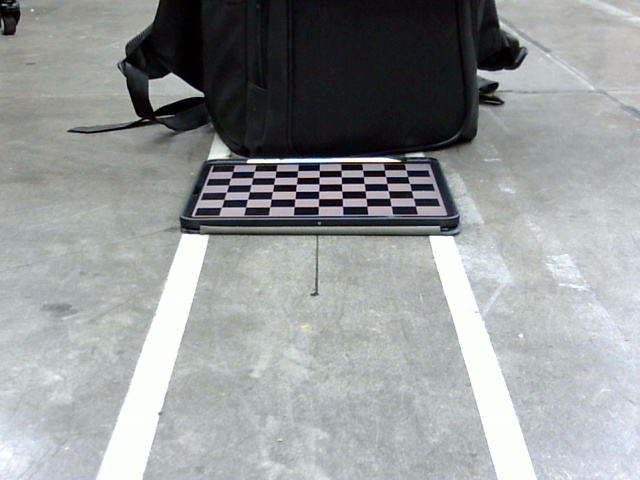
#> input picture 0.jpg, 640 x 480 px, given in place of the camera
$ python main.py
#> lines starting #> are read from the running program, lines starting #| are printed output that depends on the picture; after the words box and inside, x2 and y2 are one past the last pixel; in counts of white or black regions, pixels touching at a corner belong together
### function.py
import cv2
import time
import numpy as np
import math
import pickle
def perspective_warp(img, src, dst):
    img_size = (1280,720)
    # Given src and dst points, calculate the perspective transform matrix
    M = cv2.getPerspectiveTransform(src, dst)
    # Warp the image using OpenCV warpPerspective()
    warped = cv2.warpPerspective(img, M, img_size)
    return warped

# [7 lines left out: function inv_perspective_warp, not called in this run]
def point_warp(point, M):
    # convert the point to homogeneous coordinates
    homo = np.array([point[0], point[1], 1]).reshape(-1, 1)
    # apply perspective transform to the point
    warped_point_homo = M @ homo
    warped_point = (warped_point_homo[:2] / warped_point_homo[2]).astype(int)
    return warped_point

def draw_lines(img, lines, color = [255, 0, 0], thickness = 2):
    """Utility for drawing lines."""
    if lines is not None:
        for line in lines:
            for x1,y1,x2,y2 in line:
                cv2.line(img, (x1, y1), (x2, y2), color, thickness)
def separate_left_right_lines(lines,imgMid):
    """Separate left and right lines depending on the slope."""
    left_lines = []
    right_lines = []
    if lines is not None:
        for line in lines:
            for x1, y1, x2, y2 in line:
                if y1 > y2:
                    x1,y1,x2,y2 = x2,y2,x1,y1

                if x2 < imgMid: # Negative slope = left lane.
                    left_lines.append([x1, y1, x2, y2])
                elif x2 > imgMid: # Positive slope = right lane.
                    right_lines.append([x1, y1, x2, y2])
    return left_lines, right_lines
def cal_avg(values):
    """Calculate average value."""
    if not (type(values) == 'NoneType'):
        if len(values) > 0:
            n = len(values)
        else:
            n = 1
        return sum(values) / n
def extrapolate_lines(lines, upper_border, lower_border):

    """Extrapolate lines keeping in mind the lower and upper border intersections."""
    slopes = []
    consts = []

    if lines is not None:
        for x1, y1, x2, y2 in lines:
            if x1 == x2: return None
            slope = (y1-y2) / (x1-x2)
            slopes.append(slope)
            c = y1 - slope * x1
            consts.append(c)
    avg_slope = cal_avg(slopes)
    avg_consts = cal_avg(consts)

    # Calculate average intersection at lower_border.
    if avg_slope == 0: return None
    x_lane_lower_point = int((lower_border - avg_consts) / (avg_slope))

    # Calculate average intersection at upper_border.
    x_lane_upper_point = int((upper_border - avg_consts) / (avg_slope))

    return [x_lane_lower_point, lower_border, x_lane_upper_point, upper_border]
def distance(x1, y1, x2, y2, px, py):

    # Calculate the distance between the point and the vector
    dx = x2 - x1
    dy = y2 - y1
    numerator = abs(dy * px - dx * py + x2 * y1 - y2 * x1)
    denominator = math.sqrt(dx ** 2 + dy ** 2)
    if denominator == 0: distance = -1
    distance = numerator / denominator

    # Calculate the projection of the point onto the vector
    t = ((px - x1) * (x2 - x1) + (py - y1) * (y2 - y1)) / ((x2 - x1) ** 2 + (y2 - y1) ** 2)
    proj_x = int(x1 + t * (x2 - x1))
    proj_y = int(y1 + t * (y2 - y1))

    return distance, (proj_x, proj_y)
def make_way(id,img,roi_vertices,threshold,minLineLength,lanes_img,center_point):
    midline_x1 = None
    midline_x2 = None
    lane_left,lane_right=None,None
    ratio = 3.18904
    gray = cv2.cvtColor(img, cv2.COLOR_RGB2GRAY)
    threshold_img = cv2.inRange(gray, threshold[0], threshold[1])
    # Defining a blank mask.
    mask = np.zeros_like(threshold_img)

    # Defining a 3 channel or 1 channel color to fill the mask.
    if len(threshold_img.shape) > 2:
        channel_count = threshold_img.shape[2]  # 3 or 4 depending on the image.
        ignore_mask_color = (255,) * channel_count
    else:
        ignore_mask_color = 255

    # Filling pixels inside the polygon.
    cv2.fillPoly(mask, roi_vertices, ignore_mask_color)

    # Constructing the region of interest based on where mask pixels are nonzero.
    roi = cv2.bitwise_and(threshold_img, mask)
    # Smooth with a Gaussian blur.
    roi_blur = cv2.GaussianBlur(roi, (3,3), 0)

    # Perform Edge Detection.
    canny_blur = cv2.Canny(roi_blur, threshold[0], threshold[1])
    cv2.imshow('canny'+id,canny_blur)

    lines = cv2.HoughLinesP(canny_blur, 1, np.pi/180, 90, np.array([]), minLineLength=minLineLength, maxLineGap=50)

    # Draw all lines found onto a new image.
    hough = np.zeros((img.shape[0], img.shape[1], 3), dtype = np.uint8)
    draw_lines(hough, lines)

    # Define bounds of the region of interest.
    roi_upper_border = roi_vertices[0][3][1]
    roi_lower_border = roi_vertices[0][1][1]

    # Create a blank array to contain the (colorized) results.

    # Use above defined function to identify lists of left-sided and right-sided lines.

    lines_left, lines_right = separate_left_right_lines(lines,img.shape[1]/2)

    # Use above defined function to extrapolate the lists of lines into recognized lanes.
    lane_left = extrapolate_lines(lines_left, roi_upper_border, roi_lower_border)
    lane_right = extrapolate_lines(lines_right, roi_upper_border, roi_lower_border)

    if lane_left is not None: #and not np.isnan(lane_left).any():
        draw_lines(lanes_img, [[lane_left]], thickness = 10)
        x1_left,y1_left,x2_left,y2_left = lane_left
        if y1_left > y2_left:
            x1_left,y1_left,x2_left,y2_left = x2_left,y2_left,x1_left,y1_left


    if lane_right is not None:# and not np.isnan(lane_right).any():
        draw_lines(lanes_img, [[lane_right]], thickness = 10)
        x1_right,y1_right,x2_right,y2_right = lane_right
        if y1_right > y2_right:
            x1_right,y1_right,x2_right,y2_right = x2_right,y2_right,x1_right,y1_right
    x_mid_line = None
    if lane_left is not None and lane_right is not None:# and not np.isnan(lane_left).any() and not np.isnan(lane_right).any():
        midline_x1=int((x1_left + x1_right)/2)
        midline_x2=int((x2_left + x2_right)/2)

        cv2.line(lanes_img,(midline_x1,y1_left),(midline_x2,y2_left),(0,255,0),10)
        rldis = abs(x2_left - x2_right) * ratio
        cv2.putText(lanes_img, "Lane distance: " + str(round(rldis,2)) + ' mm', (50,150), cv2.FONT_HERSHEY_SIMPLEX, fontScale=1, color= (255, 255, 255), lineType=2)

    center_point = (int(img.shape[1]/2), int(img.shape[0]/2))
    if midline_x1 is not None:
        dis, proj_point = distance(midline_x1, y1_left, midline_x2, y2_left, center_point[0], center_point[1])
        cv2.circle(lanes_img,center_point,5,(200,0,0),10)
        # cv2.line(lanes_img,center_point, (midline_x2,y2_left),(0,255,255),10)
        # cv2.line(lanes_img,center_point, (center_point[0],height),(0,255,255),10)
        dis_mm = dis / ratio
        if center_point[0] > proj_point[0]:
            cv2.putText(lanes_img, "Left: " + str(round(dis_mm,2)) + ' mm', (50,100), cv2.FONT_HERSHEY_SIMPLEX, fontScale=1, color= (255, 255, 255), lineType=2)
        else:
            cv2.putText(lanes_img, "Right: "+ str(round(dis_mm,2)) + 'mm', (50,100), cv2.FONT_HERSHEY_SIMPLEX, fontScale=1, color= (255, 255, 255), lineType=2)

    image_annotated = cv2.addWeighted(img, 0.8, lanes_img, 1, 0)
    return image_annotated,lane_left,lane_right,midline_x1
# [22 lines left out: function calculate_ratio, not called in this run]
def calculate_cam_distance(image):
    return
def nextMove(imshape,leftLines,rightLines, x_mid_line):
    goodinterval = [imshape[1] * 2/5, imshape[1] * 3/5]
    rightSpeed = 0
    leftSpeed = 0
    if leftLines is None and rightLines is None:
        rightSpeed = 10
        leftSpeed = 25
    elif leftLines is None:
        rightSpeed = 25
        leftSpeed = 10
    elif  rightLines is None:
        rightSpeed = 10
        leftSpeed = 35
    elif x_mid_line is None:
        rightSpeed = 10
        leftSpeed = 35
    elif x_mid_line < goodinterval[0]:
        rightSpeed = 35
        leftSpeed = 10
    elif x_mid_line > goodinterval[1]:
        rightSpeed = 10
        leftSpeed = 40
    elif goodinterval[0] < x_mid_line <goodinterval[1]:
        rightSpeed = 50
        leftSpeed = 50

    return leftSpeed, rightSpeed

### main.py
import numpy as np
import cv2
import time
import math
import Jetson.GPIO as GPIO
import sys
from function import *

cap = cv2.VideoCapture(0)
counting = 0
fps = 0
in1 = 37 #left
in2 = 35 #left //forward
in3 = 33 #right //forward
in4 = 31 #right
leftSpeed = 0
rightSpeed = 0
midline_x1 = None
lane_left,lane_right=None,None
src_ref=np.float32([(250,0),(1150,0),(0,720),(1280,720)])
dst_ref=np.float32([(0,0), (1280, 0), (0,720), (1280,720)])
GPIO.setmode(GPIO.BOARD)
#> (this line was passed over: Jetson is not available in this run)
GPIO.setup(in1,GPIO.OUT)
#> (this line was passed over: Jetson is not available in this run)
GPIO.setup(in2,GPIO.OUT)
#> (this line was passed over: Jetson is not available in this run)
GPIO.setup(in3,GPIO.OUT)
#> (this line was passed over: Jetson is not available in this run)
GPIO.setup(in4,GPIO.OUT)
#> (this line was passed over: Jetson is not available in this run)
GPIO.setwarnings(False)
#> (this line was passed over: Jetson is not available in this run)
timecheckpoint = time.time()
cal_dir='./cal_pickle.p'

with open(cal_dir, mode='rb') as f:
#> (reads cal_pickle.p from the repository)
    file = pickle.load(f)
    mtx = file['mtx']
    dist = file['dist']
while True:
    counting+=1
    if counting == 10:
        fps = 10 /  (time.time() - timecheckpoint)
        timecheckpoint = time.time()
        counting = 0
        print(fps)
    # Capture frame from camera
    ret, img = cap.read()
#> img is the input picture: shape (480, 640, 3); mean B, G, R 153.4, 153, 149.3
    distort = cv2.undistort(img, mtx, dist, None, mtx)
    if not ret:
        print('video ended')
        break
    # Use global threshold based on grayscale intensity.
    lanes_img = np.zeros((img.shape[0], img.shape[1], 3), dtype = np.uint8)

    width = img.shape[1]
#> width = 640
    height = img.shape[0]
#> height = 480
    roi_vertices_down = np.array([[[width *0/10, height],
                          [width *10/10, height],
                          [width * 10 / 10, height * 5 / 10],
                          [width * 0 / 10, height * 5 / 10]]],dtype=np.int32)

    center_point = (int(img.shape[1]/2), int(img.shape[0]/2))
#> center_point = (320, 240)
    M = cv2.getPerspectiveTransform(src_ref, dst_ref)
    center_point_warp = point_warp(center_point,M)
#> center_point_warp = [191, 299]

    warp = perspective_warp(distort, src_ref, dst_ref)
#> in perspective_warp, `warped = cv2.warpPerspective(img, M, img_size)`:
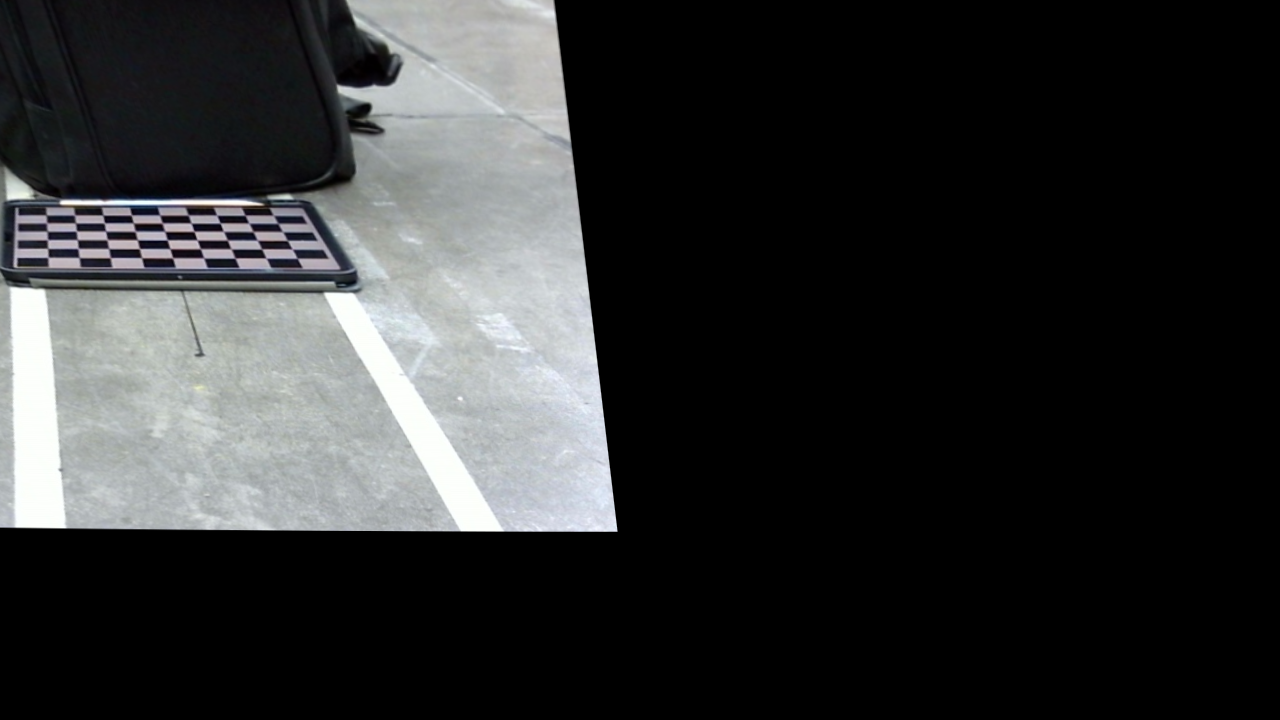
#> warped: shape (720, 1280, 3); mean B, G, R 49.1, 48.7, 47.6
    image_annotated,lane_left,lane_right,midline_x1 = make_way('1',img=img,roi_vertices=roi_vertices_down,threshold=(200,255),minLineLength=100,lanes_img=lanes_img,center_point=center_point_warp)
#> in make_way, `threshold_img = cv2.inRange(gray, threshold[0], threshold[1])`:
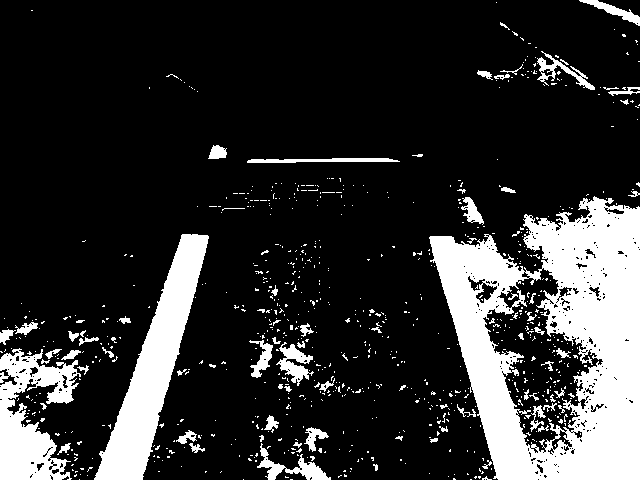
#> threshold_img: shape (480, 640); 19.1% white; 809 white regions (734 under 20 px), largest, box (x1, y1, x2, y2) and area: (429, 196, 640, 480) 33538, (94, 234, 209, 480) 9302, (0, 348, 81, 480) 5804
#> in make_way, `cv2.fillPoly(mask, roi_vertices, ignore_mask_color)`: mask: shape (480, 640); 50% white; 1 white region, box (x1, y1, x2, y2) and area: (0, 240, 640, 480) 153600
#> in make_way, `roi = cv2.bitwise_and(threshold_img, mask)`: roi: shape (480, 640); 17% white; 638 white regions (581 under 20 px), largest, box (x1, y1, x2, y2) and area: (430, 240, 640, 480) 30274, (94, 240, 208, 480) 9148, (0, 348, 81, 480) 5804
#> in make_way, `canny_blur = cv2.Canny(roi_blur, threshold[0], threshold[1])`:
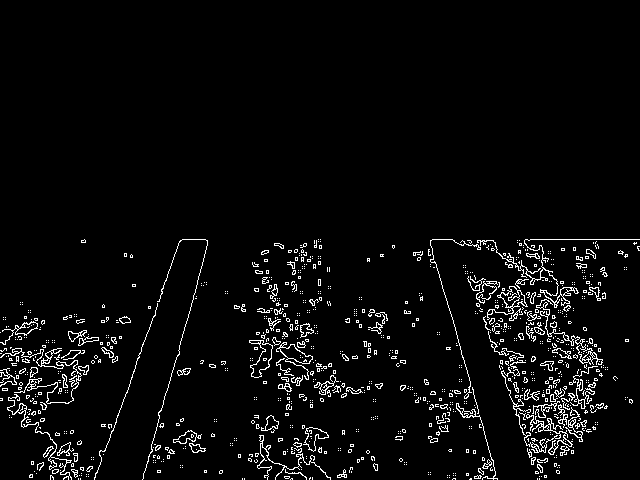
#> canny_blur: shape (480, 640); 4.1% white in thin lines or dots, all inside (x1, y1, x2, y2) = (0, 239, 640, 480)
#> in make_way, `lines = cv2.HoughLinesP(canny_blur, 1, np.pi/180, 90, np.array([]), mi..`: lines = 24 rows, first 6: [525, 239, 639, 239], [430, 244, 497, 479], [94, 479, 181, 240], [254, 377, 631, 403], [415, 402, 597, 424], [9, 360, 179, 375]
#> the loop in draw_lines, `for line in lines:` made 24 passes
#> line on passes 1 to 12: [[525, 239, 639, 239]], [[430, 244, 497, 479]], [[94, 479, 181, 240]], [[254, 377, 631, 403]], [[415, 402, 597, 424]], [[9, 360, 179, 375]], [[251, 375, 632, 402]], [[266, 330, 598, 289]], [[250, 366, 581, 436]], [[176, 359, 355, 393]], [[143, 474, 202, 265]], [[251, 343, 604, 268]]
#> after the loop in draw_lines, `for line in lines:`:
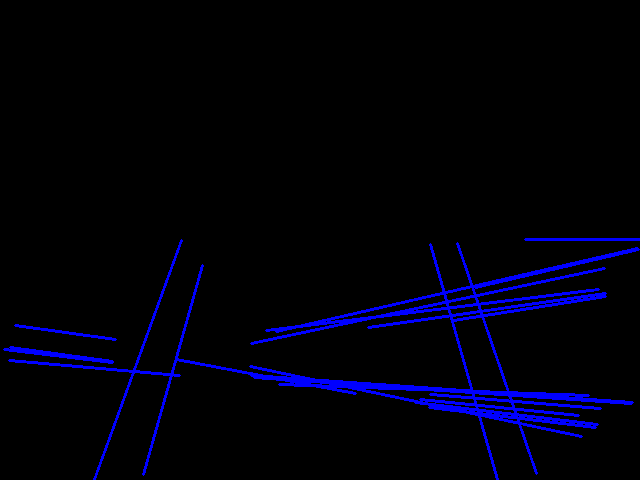
#> img: shape (480, 640, 3); mean of channels 0, 1, 2 11.4, 0, 0; drawn as B, G, R
#> the loop in separate_left_right_lines, `for line in lines:` made 24 passes
#> after the loop in separate_left_right_lines, `for line in lines:`: left_lines = [[181, 240, 94, 479], [9, 360, 179, 375], [598, 289, 266, 330], [202, 265, 143, 474], [604, 268, 251, 343], [4, 349, 112, 362], [15, 325, 115, 339], [10, 347, 112, 361], [637, 248, 276, 331]]; right_lines = 15 items, first 6: [525, 239, 639, 239], [430, 244, 497, 479], [254, 377, 631, 403], [415, 402, 597, 424], [251, 375, 632, 402], [250, 366, 581, 436]; x1 = 605; x2 = 368; y1 = 293; y2 = 327
#> in make_way, `lines_left, lines_right = separate_left_right_lines(lines,img.shape[1]..`: lines_left has the same summary as left_lines in separate_left_right_lines; lines_right has the same summary as right_lines in separate_left_right_lines
#> the loop in extrapolate_lines, `for x1, y1, x2, y2 in lines:` made 9 passes
#> (x1, y1, x2, y2, slope, c) on passes 1 to 9: (181, 240, 94, 479, -2.75, 737.2), (9, 360, 179, 375, 0.0882, 359.2), (598, 289, 266, 330, -0.123, 362.8), (202, 265, 143, 474, -3.54, 980.6), (604, 268, 251, 343, -0.212, 396.3), (4, 349, 112, 362, 0.12, 348.5), (15, 325, 115, 339, 0.14, 322.9), (10, 347, 112, 361, 0.137, 345.6), (637, 248, 276, 331, -0.23, 394.5)
#> after the loop in extrapolate_lines, `for x1, y1, x2, y2 in lines:`: consts = [737.2, 359.2, 362.8, 980.6, 396.3, 348.5, 322.9, 345.6, 394.5]; slopes = [-2.75, 0.0882, -0.123, -3.54, -0.212, 0.12, 0.14, 0.137, -0.23]
#> in cal_avg, `n = len(values)`: n = 9
#> in extrapolate_lines, `avg_slope = cal_avg(slopes)`: avg_slope = -0.708
#> in extrapolate_lines, `avg_consts = cal_avg(consts)`: avg_consts = 472
#> in extrapolate_lines, `x_lane_lower_point = int((lower_border - avg_consts) / (avg_slope))`: x_lane_lower_point = -11
#> in extrapolate_lines, `x_lane_upper_point = int((upper_border - avg_consts) / (avg_slope))`: x_lane_upper_point = 327
#> in make_way, `lane_left = extrapolate_lines(lines_left, roi_upper_border, roi_lower_..`: lane_left = [-11, 480, 327, 240]
#> the loop in extrapolate_lines (call 2), `for x1, y1, x2, y2 in lines:` made 15 passes
#> (x1, y1, x2, y2, slope, c) on passes 1 to 12: (525, 239, 639, 239, 0, 239), (430, 244, 497, 479, 3.51, -1264.2), (254, 377, 631, 403, 0.069, 359.5), (415, 402, 597, 424, 0.121, 351.8), (251, 375, 632, 402, 0.0709, 357.2), (250, 366, 581, 436, 0.211, 313.1), (176, 359, 355, 393, 0.19, 325.6), (420, 399, 578, 415, 0.101, 356.5), (430, 394, 600, 408, 0.0824, 358.6), (605, 296, 453, 320, -0.158, 391.5), (457, 243, 536, 473, 2.91, -1087.5), (429, 407, 595, 427, 0.12, 355.3)
#> in make_way, `lane_right = extrapolate_lines(lines_right, roi_upper_border, roi_lowe..`: lane_right = [724, 480, 202, 240]
#> call 2 of draw_lines, with thickness = 10
#> after the loop in draw_lines (call 2), `for line in lines:`:
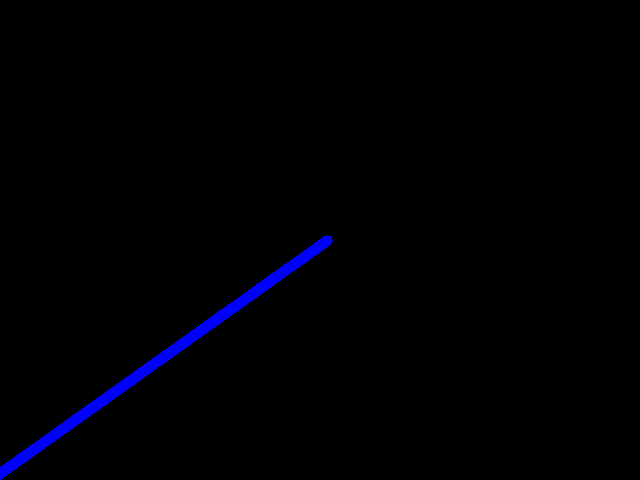
#> img: shape (480, 640, 3); mean of channels 0, 1, 2 3.6, 0, 0; drawn as B, G, R
#> in make_way, `x1_left,y1_left,x2_left,y2_left = lane_left`: x1_left = -11; y1_left = 480; x2_left = 327; y2_left = 240
#> in make_way, `x1_left,y1_left,x2_left,y2_left = x2_left,y2_left,x1_left,y1_left`: x1_left = 327; y1_left = 240; x2_left = -11; y2_left = 480
#> call 3 of draw_lines, with thickness = 10
#> after the loop in draw_lines (call 3), `for line in lines:`:
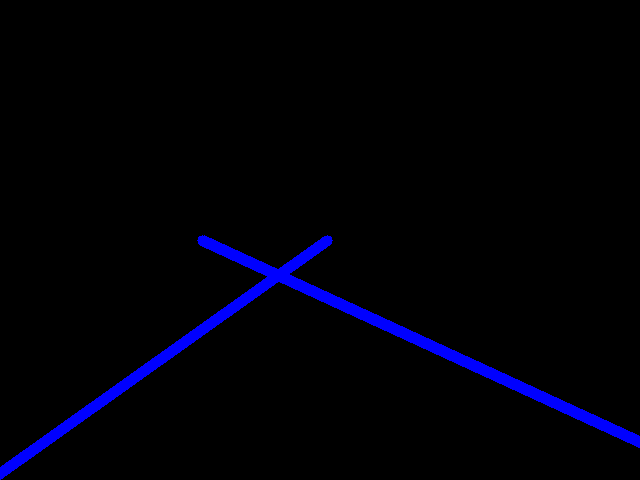
#> img: shape (480, 640, 3); 1.73% of pixels changed, all inside (x1, y1, x2, y2) = (197, 235, 640, 448); drawn as B, G, R
#> in make_way, `x1_right,y1_right,x2_right,y2_right = lane_right`: x1_right = 724; y1_right = 480; x2_right = 202; y2_right = 240
#> in make_way, `x1_right,y1_right,x2_right,y2_right = x2_right,y2_right,x1_right,y1_ri..`: x1_right = 202; y1_right = 240; x2_right = 724; y2_right = 480
#> in make_way, `midline_x1=int((x1_left + x1_right)/2)`: midline_x1 = 264
#> in make_way, `midline_x2=int((x2_left + x2_right)/2)`: midline_x2 = 356
#> in make_way, `rldis = abs(x2_left - x2_right) * ratio`: rldis = 2343.9
#> in distance, `dx = x2 - x1`: dx = 92
#> in distance, `dy = y2 - y1`: dy = 240
#> in distance, `numerator = abs(dy * px - dx * py + x2 * y1 - y2 * x1)`: numerator = 13440
#> in distance, `denominator = math.sqrt(dx ** 2 + dy ** 2)`: denominator = 257
#> in distance, `distance = numerator / denominator`: distance = 52.29
#> in distance, `t = ((px - x1) * (x2 - x1) + (py - y1) * (y2 - y1)) / ((x2 - x1) ** 2 ..`: t = 0.078
#> in distance, `proj_x = int(x1 + t * (x2 - x1))`: proj_x = 271
#> in distance, `proj_y = int(y1 + t * (y2 - y1))`: proj_y = 258
#> in make_way, `dis, proj_point = distance(midline_x1, y1_left, midline_x2, y2_left, c..`: dis = 52.29; proj_point = (271, 258)
#> in make_way, `dis_mm = dis / ratio`: dis_mm = 16.4
#> in make_way, `image_annotated = cv2.addWeighted(img, 0.8, lanes_img, 1, 0)`:
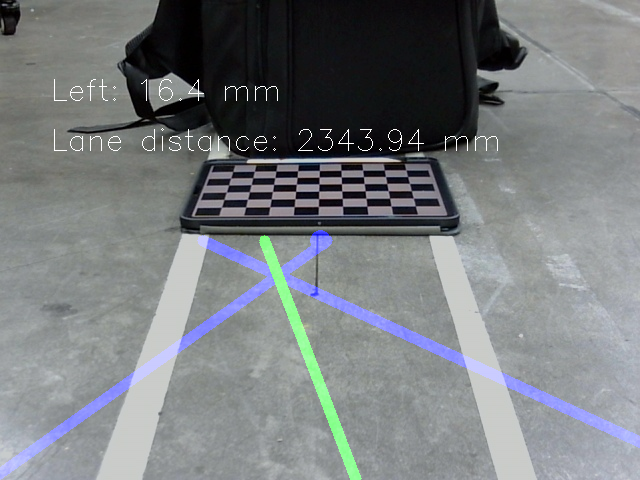
#> image_annotated: shape (480, 640, 3); mean B, G, R 126.6, 124.2, 120.3
#> lane_left = [-11, 480, 327, 240]; lane_right = [724, 480, 202, 240]; midline_x1 = 264
    leftSpeed,rightSpeed = nextMove(img.shape,lane_left,lane_right,midline_x1)
#> leftSpeed = 50; rightSpeed = 50
    GPIO.output(in1,0)
#> (this line was passed over: Jetson is not available in this run)
#> (the run stopped early here; a loop or call above may not have finished)
